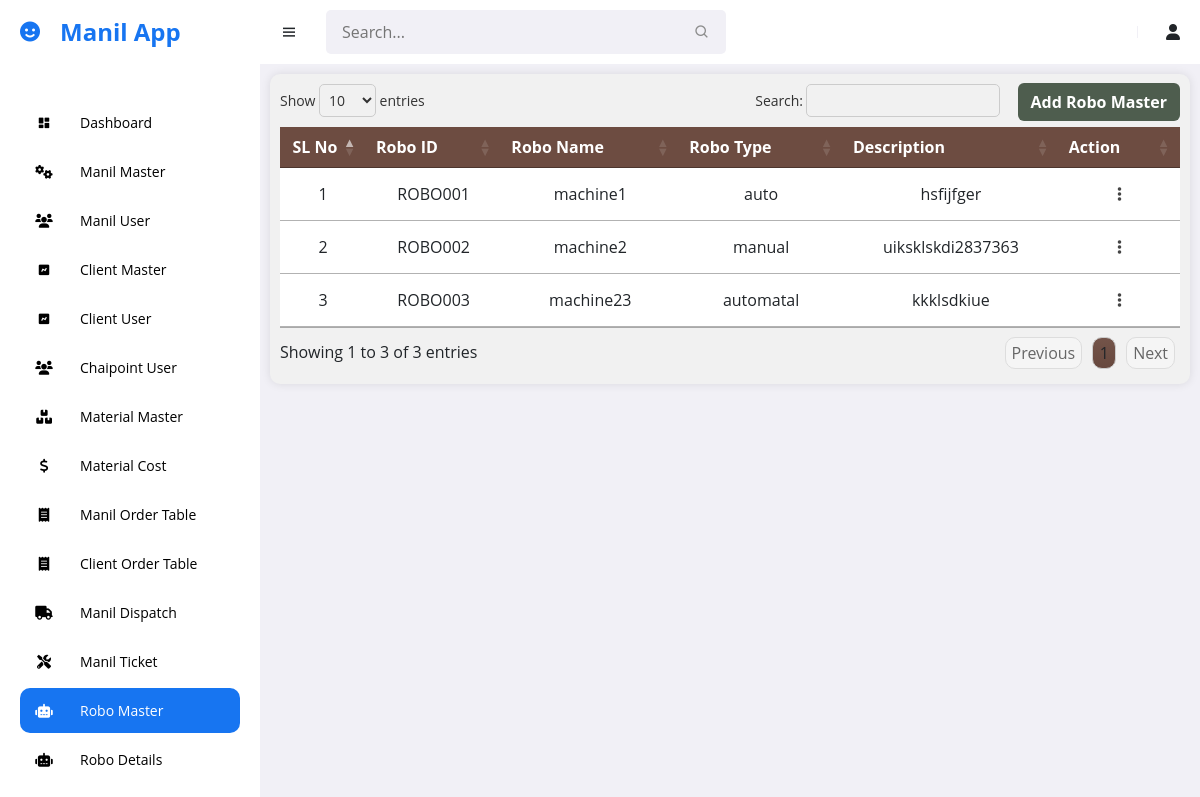
Screenshot of /manil/robo_master (signed in) with the database file from the repository.
### manil_app/models.py (models this page shows, shortened)
class Robot_Master(models.Model):
    robot_id = models.CharField(max_length=50, primary_key=True)
    robot_name = models.CharField(max_length=255)
    robot_type = models.CharField(max_length=100)
    description = models.TextField(null=True, blank=True)

### manil_app/views.py (the view, shortened to what this page needs)
# urls.py: path('robo_master', robo_master, name='robo_master'),
def robo_master(request):
    user_id = request.session.get('user_id')
    data = Manil_User.objects.get(user_id = user_id)
    robots = Robot_Master.objects.all()
    return render(request, 'manil_temp/robo_master.html', {'robots': robots,'data': data})

### templates/manil_temp/robo_master.html (shortened to what this page needs)
{% extends "manil_temp/base.html" %}
{% load static %}
{% block styles %}
    <link rel="stylesheet" type="text/css" href="https://cdn.datatables.net/1.11.5/css/jquery.dataTables.min.css">
    <link rel="stylesheet" href="{% static 'manil/css/robo_master.css' %}">
{% endblock styles %}
{% block content %}
<div class="container-fluid table-container display responsive wrap fade-in">
    <div class="d-flex align-items-center position-relative">
        <button type="button" class="btn btn-add" data-bs-toggle="modal" data-bs-target="#roboModal">
            Add Robo Master
        </button>
    </div>
    <div class="table-responsive">
        <table class="table" id="form-data-table">
            <thead>
                <tr>
                    <th scope="col">SL No</th>
                    <th scope="col">Robo ID</th>
                    <th scope="col">Robo Name</th>
                    <th scope="col">Robo Type</th>
                    <th scope="col">Description</th>
                    <th scope="col">Action</th>
                </tr>
            </thead>
            <tbody>
                {% for robot in robots %}
                <tr>
                    <td>{{ forloop.counter }}</td>
                    <td>{{ robot.robot_id }}</td>
                    <td>{{ robot.robot_name }}</td>
                    <td>{{ robot.robot_type }}</td>
                    <td>{{ robot.description }}</td>
                    <td>
                        <div class="dropdown">
                            <button class="btn btn-secondary dropdown-toggle" type="button" id="actionMenu{{ forloop.counter }}" data-bs-toggle="dropdown" aria-expanded="false">
                                <i class="fas fa-ellipsis-v"></i>
                            </button>
                        </div>
                    </td>
                </tr>
                {% endfor %}
            </tbody>
        </table>
    </div>
</div>
{% endblock content %}

### static/manil/css/robo_master.css (style rules this page uses)
.btn-add { background-color: #4e5d4e; font-weight: bold; color: #fff; position: absolute; margin-top: 35px; right: 0; z-index: 10; }
.table-container { background-color: #f1f1f1; border-radius: 10px; padding: 10px; box-shadow: 0 0 10px rgba(0, 0, 0, 0.1); }
.table-responsive { overflow-x: auto; overflow-y: hidden; -webkit-overflow-scrolling: touch; }
.table { overflow-x: auto; width: auto; border-collapse: collapse; }
.table thead th { position: sticky; top: 0; z-index: 1; background-color: #6d4c41; color: #ffffff; border-bottom: 2px solid #dee2e6; }
.table th, .table td { text-align: center; vertical-align: middle; padding: 2px 5px; line-height: 20px; }
.fade-in { animation: fadeIn 0.5s ease-in-out; }
.dropdown-toggle::after { display: none; }
.dropdown-toggle { color: #454545; border: none; background-color: transparent; }
.table th:nth-child(1), .table td:nth-child(1), .table th:nth-child(8), .table td:nth-child(8) { width: 50px; max-width: 50px; text-align: center; }

### templates/manil_temp/base.html (style rules this page uses)
* { font-family: 'Open Sans', sans-serif; margin: 0; padding: 0; box-sizing: border-box; }
:root { --grey: #F1F0F6; --dark-grey: #8D8D8D; --light: #fff; --dark: #000; --green: #81D43A; --light-green: #E3FFCB; --blue: #1775F1; --light-blue: #D0E4FF; --dark-blue: #0C5FCD; --red: #FC3B56; }
body { background-color: var(--grey); }

### rows the page displays
Robot_Master: robot_id "ROBO001", robot_name "machine1", robot_type "auto", description "hsfijfger"
Robot_Master: robot_id "ROBO002", robot_name "machine2", robot_type "manual", description "uiksklskdi2837363"
Robot_Master: robot_id "ROBO003", robot_name "machine23", robot_type "automatal", description "kkklsdkiue"
